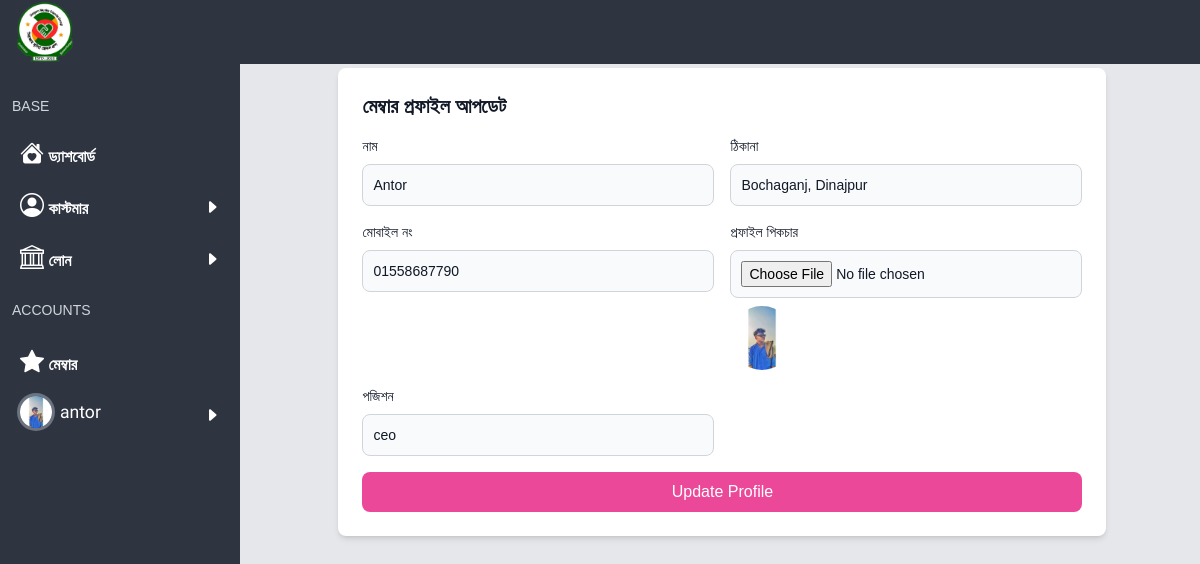
The page /edit-member (signed in) on the database as committed earlier.
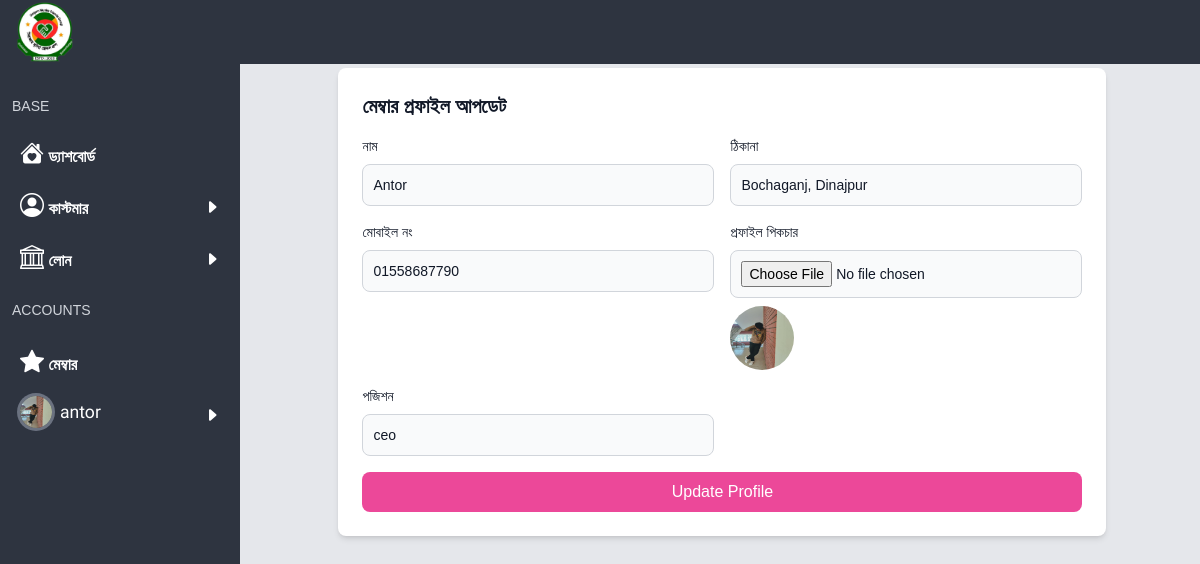
The same page on the database as committed later.
### base/models.py (models this page shows)
class Profile(models.Model):
    user = models.ForeignKey(User, on_delete=models.CASCADE)
    name = models.CharField(max_length=100)
    address = models.CharField(max_length=100)
    mobile = models.CharField(max_length=100)
    dp = models.FileField(upload_to='member', null=True, blank=True)
    position = models.CharField(null=True, blank=True, max_length=100)

### base/views.py (the view, shortened to what this page needs)
# urls.py: path('edit-member', edit_member),
@onlyuser
def edit_member(request):
    try:
        profile = Profile.objects.get(user=request.user)
    except Profile.DoesNotExist:
        profile = None
    return render(request, 'editmember.html', context={'profile': profile})

### base/context_processor.py (called while the page is built)
def user_profile(request):
    if request.user.is_authenticated:
        profile = Profile.objects.get(user=request.user)
    else:
        profile = None
    return {'prof': profile}

### templates/editmember.html (shortened to what this page needs)
{% extends 'base.html' %}
{% block body %}
    <div class="max-w-3xl mx-auto space-y-6">
        <div class="bg-white p-6 rounded-lg shadow-md space-y-4">
            <h2 class="text-xl font-semibold text-gray-900">মেম্বার প্রফাইল আপডেট</h2>
            <form action="/edit-member" method="POST" enctype="multipart/form-data" class="space-y-4">
                <div class="grid grid-cols-1 sm:grid-cols-2 gap-4">
                    <div>
                        <label for="name" class="block mb-2 text-sm font-medium text-gray-900">নাম</label>
                        <input type="text" name="name" id="name" class="bg-gray-50 border border-gray-300 text-gray-900 sm:text-sm rounded-lg focus:ring-primary-600 focus:border-primary-600 block w-full p-2.5" placeholder="Enter name" value="{{ profile.name }}" required>
                    </div>
                    <div>
                        <label for="address" class="block mb-2 text-sm font-medium text-gray-900">ঠিকানা</label>
                        <input type="text" name="address" id="address" class="bg-gray-50 border border-gray-300 text-gray-900 sm:text-sm rounded-lg focus:ring-primary-600 focus:border-primary-600 block w-full p-2.5" placeholder="Enter address" value="{{ profile.address }}" required>
                    </div>
                    <div>
                        <label for="mobile" class="block mb-2 text-sm font-medium text-gray-900">মোবাইল নং</label>
                        <input type="text" name="mobile" id="mobile" class="bg-gray-50 border border-gray-300 text-gray-900 sm:text-sm rounded-lg focus:ring-primary-600 focus:border-primary-600 block w-full p-2.5" placeholder="Enter mobile" value="{{ profile.mobile }}" required>
                    </div>
                    <div>
                        <label for="dp" class="block mb-2 text-sm font-medium text-gray-900">প্রফাইল পিকচার</label>
                        <input type="file" name="dp" id="dp" class="bg-gray-50 border border-gray-300 text-gray-900 sm:text-sm rounded-lg focus:ring-primary-600 focus:border-primary-600 block w-full p-2.5">
                        {% if profile.dp %}
                            <img src="{{ profile.dp.url }}" alt="Current Display Picture" class="mt-2 h-16 w-16 rounded-full">
                        {% endif %}
                    </div>
                    <div>
                        <label for="position" class="block mb-2 text-sm font-medium text-gray-900">পজিশন</label>
                        <input type="text" name="position" id="position" class="bg-gray-50 border border-gray-300 text-gray-900 sm:text-sm rounded-lg focus:ring-primary-600 focus:border-primary-600 block w-full p-2.5" placeholder="Enter position" value="{{ profile.position }}">
                    </div>
                </div>
                <button type="submit" class="w-full bg-pink-500 text-white p-2 rounded-lg">Update Profile</button>
            </form>
        </div>
    </div>
{% endblock %}

### templates/base.html (shortened to what this page needs)
<!doctype html>
<html>
<head>
  {% load static %}
  <script src="https://cdn.tailwindcss.com"></script>
  <link rel="stylesheet" href="https://cdn.jsdelivr.net/npm/bootstrap-icons@1.11.3/font/bootstrap-icons.min.css">
  <link href="https://fonts.maateen.me/solaiman-lipi/font.css" rel="stylesheet">
0</head>
<body x-data="{open : false}" class="p-0 m-0 gap-0 md:flex bg-gray-200">
  <nav x-show="open" class="rng md:!block fixed navcol w-60 h-screen top-0 md:top-auto z-10">
    <div class="nav flex items-center justify-between">
      <a class="p-4 px-4 text-2xl" href="/">
        <h1 class="pt-2 text-pink-400">লোন লাগবে</h1>
      </a>
    </div>
    <ul class="text-white p-3 items">
              <div class="py-3 flex items-center text-sm text-gray-300 after:flex-1">BASE</div>
    <a href="/">
      <li class="font-bold p-2 hover:rounded-md hover:bg-gray-700 hover:text-pink-400">
        <i style="font-size: 1.5rem;" class="bi bi-house-heart-fill"></i>
         ড্যাশবোর্ড</li>
    </a>
      <li onclick="showcats()" class="font-bold p-2 hover:rounded-md hover:bg-gray-700 hover:text-pink-400">
        <div class="flex justify-between">
          <div>
        <i style="font-size: 1.5rem;" class="bi bi-person-circle"></i>
         কাস্টমার
         </div>
         <div id="cd" class="mt-2">
           <i class="bi bi-caret-right-fill"></i>
         </div>
                 </li>
          <li onclick="showloan()" class="font-bold p-2 hover:rounded-md hover:bg-gray-700 hover:text-pink-400">
            <div class="flex justify-between">
              <div>
                <i style="font-size: 1.5rem;" class="bi bi-bank"></i>
                লোন
              </div>
              <div id="ln" class="mt-2">
                <i class="bi bi-caret-right-fill"></i>
              </div>
          </li>
              <div class="py-4 flex items-center text-sm text-gray-300 after:flex-1">ACCOUNTS</div>
<a href="/all-member">
      <li class="font-bold p-2 hover:rounded-md hover:bg-gray-700 hover:text-pink-400">
        <i style="font-size: 1.5rem;" class="bi bi-star-fill"></i>
         মেম্বার</li>
    </a>
<li onclick="showadmin()" class="font-bold p-2 hover:rounded-md hover:bg-gray-700 hover:text-pink-400">
        <div class="flex justify-between">
          <div class="flex gap-2 justify-around">
         <img class="ring  ring-gray-500 h-8 w-8 rounded-full"
{% if not prof.dp.url %}
src="https://api.dicebear.com/9.x/initials/svg?seed={{prof.name}}"
{% else %}
src="{{prof.dp.url}}"
{% endif %}
/>
        <p class="m-auto"> {{request.user.username}} </p>
          </div>
         <div id="ad" class="mt-2">
           <i class="bi bi-caret-right-fill"></i>
         </div>
                 </li>
    </ul>
  </nav>
  <div class="md:flex-grow">
    <header class="z-10 fixed w-full top-0  navcol flex items-center gap-1 h-16 p-2 text-white z-1">
<div class="flex items-center justify-between">
      <logo>
       <a href="/">
        <img src="{% static 'sirajammuniralogo.png' %}" alt="sirajam_munira_logo" class="w-14">
</a>
      </logo>
</div>
    </header>
    <main class="pt-16 p-1 m-1 md:ml-60">
        {% block body %}
        {% endblock %}
    </main>
  </div>
</body>
</html>

Rows that differ between the two databases and show on the page:
changed Profile "Antor": dp: a different picture
